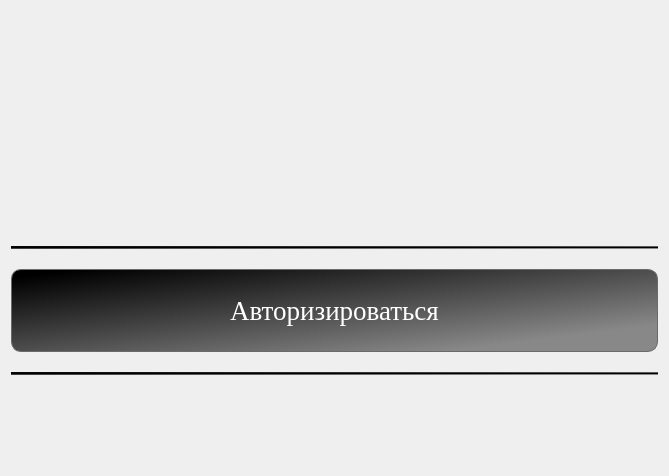
<?xml version="1.0" encoding="UTF-8"?>
<ui version="4.0">
 <class>Form</class>
 <widget class="QWidget" name="Form">
  <property name="geometry">
   <rect>
    <x>0</x>
    <y>0</y>
    <width>669</width>
    <height>476</height>
   </rect>
  </property>
  <property name="windowTitle">
   <string>Form</string>
  </property>
  <layout class="QGridLayout" name="gridLayout">
   <item row="0" column="0">
    <layout class="QVBoxLayout" name="verticalLayout_4">
     <property name="spacing">
      <number>20</number>
     </property>
     <property name="sizeConstraint">
      <enum>QLayout::SetNoConstraint</enum>
     </property>
     <property name="topMargin">
      <number>0</number>
     </property>
     <property name="bottomMargin">
      <number>90</number>
     </property>
     <item>
      <layout class="QVBoxLayout" name="verticalLayout_5">
       <property name="spacing">
        <number>6</number>
       </property>
       <item>
        <widget class="QLabel" name="L_Error">
         <property name="font">
          <font>
           <pointsize>12</pointsize>
          </font>
         </property>
         <property name="styleSheet">
          <string notr="true">QLabel{
	color:rgb(210, 0, 0);
}</string>
         </property>
         <property name="text">
          <string/>
         </property>
         <property name="alignment">
          <set>Qt::AlignCenter</set>
         </property>
        </widget>
       </item>
      </layout>
     </item>
     <item>
      <widget class="Line" name="line_3">
       <property name="styleSheet">
        <string notr="true">background-color: qlineargradient(spread:pad, x1:0, y1:0, x2:1, y2:1, stop:0.0505618 rgba(0, 0, 0, 255), stop:0.837079 rgba(136, 136, 136, 255));</string>
       </property>
       <property name="frameShadow">
        <enum>QFrame::Plain</enum>
       </property>
       <property name="midLineWidth">
        <number>6</number>
       </property>
       <property name="orientation">
        <enum>Qt::Horizontal</enum>
       </property>
      </widget>
     </item>
     <item>
      <widget class="QPushButton" name="PB_Authorization">
       <property name="font">
        <font>
         <family>Georgia</family>
         <pointsize>20</pointsize>
        </font>
       </property>
       <property name="cursor">
        <cursorShape>PointingHandCursor</cursorShape>
       </property>
       <property name="styleSheet">
        <string notr="true">QPushButton{
	border: 1px solid rgb(106, 106, 106);
	border-radius: 10px;
	padding: 25 5 25 5;
	color: rgb(255, 255, 255);
	background-color: qlineargradient(spread:pad, x1:0, y1:0, x2:1, y2:1, stop:0.0505618 rgba(0, 0, 0, 255), stop:0.837079 rgba(136, 136, 136, 255));
}

QPushButton:hover{
	border-color: rgb(255, 255, 255);
	background-color: qlineargradient(spread:pad, x1:0, y1:0, x2:1, y2:1, stop:0.0505618 rgba(50, 50, 50, 255), stop:0.837079 rgba(180, 180, 180, 255));
}</string>
       </property>
       <property name="text">
        <string>Авторизироваться</string>
       </property>
      </widget>
     </item>
     <item>
      <widget class="Line" name="line_4">
       <property name="styleSheet">
        <string notr="true">background-color: qlineargradient(spread:pad, x1:0, y1:0, x2:1, y2:1, stop:0.0505618 rgba(0, 0, 0, 255), stop:0.837079 rgba(136, 136, 136, 255));</string>
       </property>
       <property name="frameShadow">
        <enum>QFrame::Plain</enum>
       </property>
       <property name="orientation">
        <enum>Qt::Horizontal</enum>
       </property>
      </widget>
     </item>
    </layout>
   </item>
  </layout>
 </widget>
 <resources/>
 <connections/>
</ui>
